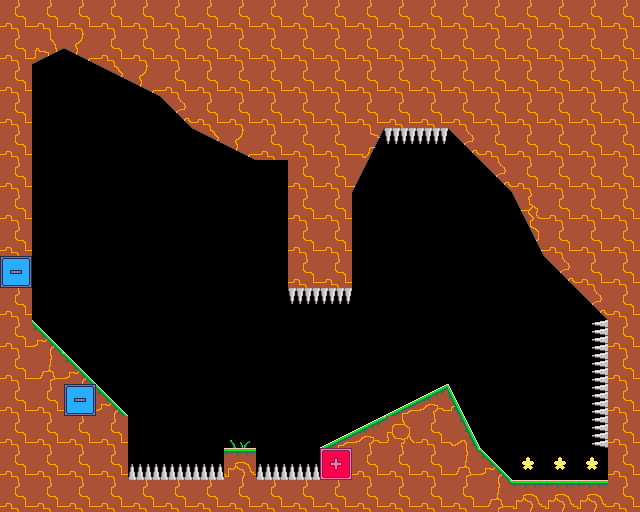

Below is a game level as drawn by its tile map, then a one-line description and the .tmx file that defines it, in full:
An orthogonal 20x16 tile map with 32x32 px tiles, 1 tile layer (Tiles) and 1 object (joe-spawn).

<map version="1.10" tiledversion="1.11.2" orientation="orthogonal" renderorder="right-down" width="20" height="16" tilewidth="32" tileheight="32" infinite="0" nextlayerid="3" nextobjectid="7">
 <editorsettings>
  <export target="exports/mapa1.json" format="json" />
 </editorsettings>
 <tileset firstgid="1" source="../tileset.tsx" />
 <layer id="1" name="Tiles" width="20" height="16">
  <data encoding="csv">
33,33,33,33,33,33,33,33,33,33,33,33,33,33,33,33,33,33,33,33,
33,9,8,33,33,33,33,33,33,33,33,33,33,33,33,33,33,33,33,33,
33,13,13,7,8,33,33,33,33,33,33,33,33,33,33,33,33,33,33,33,
33,13,13,13,13,21,33,33,33,33,33,33,33,33,33,33,33,33,33,33,
33,13,13,13,13,13,7,8,33,33,33,18,32,32,21,33,33,33,33,33,
33,13,13,13,13,13,13,13,13,33,33,24,13,13,13,21,33,33,33,33,
33,13,13,13,13,13,13,13,13,33,33,13,13,13,13,13,17,33,33,33,
33,13,13,13,13,13,13,13,13,33,33,13,13,13,13,13,23,33,33,33,
31,13,13,13,13,13,13,13,13,33,33,13,13,13,13,13,13,21,33,33,
33,13,13,13,13,13,13,13,13,32,32,13,13,13,13,13,13,13,21,33,
33,16,13,13,13,13,13,13,13,13,13,13,13,13,13,13,13,13,25,33,
33,34,16,13,13,13,13,13,13,13,13,13,13,13,13,13,13,13,25,33,
33,33,31,16,13,13,13,13,13,13,13,13,1,2,6,13,13,13,25,33,
33,33,33,33,13,13,13,28,13,13,1,2,29,33,12,13,13,13,25,33,
33,33,33,33,20,20,20,26,20,20,19,33,33,33,34,16,14,14,14,33,
33,33,33,33,33,33,33,33,33,33,33,33,33,33,33,34,26,26,26,33
</data>
 </layer>
 <objectgroup id="2" name="Spawns">
  <object id="1" name="joe-spawn" type="joe-spawn" x="79.3333" y="115.333">
   <point />
  </object>
 </objectgroup>
</map>
